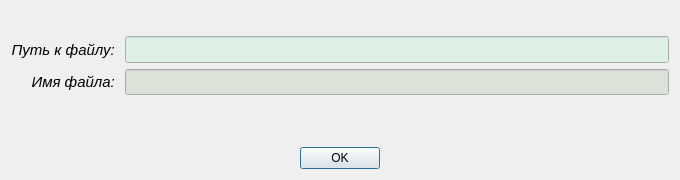
<?xml version="1.0" encoding="UTF-8"?>
<ui version="4.0">
 <class>DialogInfo</class>
 <widget class="QDialog" name="DialogInfo">
  <property name="geometry">
   <rect>
    <x>0</x>
    <y>0</y>
    <width>680</width>
    <height>180</height>
   </rect>
  </property>
  <property name="minimumSize">
   <size>
    <width>680</width>
    <height>180</height>
   </size>
  </property>
  <property name="windowTitle">
   <string>Информация</string>
  </property>
  <layout class="QVBoxLayout" name="verticalLayout_3">
   <item>
    <spacer name="verticalSpacer">
     <property name="orientation">
      <enum>Qt::Vertical</enum>
     </property>
     <property name="sizeType">
      <enum>QSizePolicy::Maximum</enum>
     </property>
     <property name="sizeHint" stdset="0">
      <size>
       <width>20</width>
       <height>25</height>
      </size>
     </property>
    </spacer>
   </item>
   <item>
    <layout class="QHBoxLayout" name="horizontalLayout">
     <item>
      <layout class="QVBoxLayout" name="verticalLayout">
       <item>
        <widget class="QLabel" name="label">
         <property name="font">
          <font>
           <pointsize>11</pointsize>
           <italic>true</italic>
          </font>
         </property>
         <property name="text">
          <string>Путь к файлу: </string>
         </property>
         <property name="alignment">
          <set>Qt::AlignRight|Qt::AlignTrailing|Qt::AlignVCenter</set>
         </property>
        </widget>
       </item>
       <item>
        <widget class="QLabel" name="label_2">
         <property name="font">
          <font>
           <pointsize>11</pointsize>
           <italic>true</italic>
          </font>
         </property>
         <property name="text">
          <string>Имя файла: </string>
         </property>
         <property name="alignment">
          <set>Qt::AlignRight|Qt::AlignTrailing|Qt::AlignVCenter</set>
         </property>
        </widget>
       </item>
      </layout>
     </item>
     <item>
      <layout class="QVBoxLayout" name="verticalLayout_2">
       <item>
        <widget class="QLineEdit" name="path_LE">
         <property name="palette">
          <palette>
           <active>
            <colorrole role="Base">
             <brush brushstyle="SolidPattern">
              <color alpha="255">
               <red>220</red>
               <green>240</green>
               <blue>230</blue>
              </color>
             </brush>
            </colorrole>
           </active>
           <inactive>
            <colorrole role="Base">
             <brush brushstyle="SolidPattern">
              <color alpha="255">
               <red>220</red>
               <green>240</green>
               <blue>230</blue>
              </color>
             </brush>
            </colorrole>
           </inactive>
           <disabled>
            <colorrole role="Base">
             <brush brushstyle="SolidPattern">
              <color alpha="255">
               <red>240</red>
               <green>240</green>
               <blue>240</blue>
              </color>
             </brush>
            </colorrole>
           </disabled>
          </palette>
         </property>
         <property name="font">
          <font>
           <pointsize>12</pointsize>
          </font>
         </property>
         <property name="readOnly">
          <bool>true</bool>
         </property>
        </widget>
       </item>
       <item>
        <widget class="QLineEdit" name="file_LE">
         <property name="minimumSize">
          <size>
           <width>0</width>
           <height>25</height>
          </size>
         </property>
         <property name="palette">
          <palette>
           <active>
            <colorrole role="Base">
             <brush brushstyle="SolidPattern">
              <color alpha="255">
               <red>220</red>
               <green>226</green>
               <blue>216</blue>
              </color>
             </brush>
            </colorrole>
           </active>
           <inactive>
            <colorrole role="Base">
             <brush brushstyle="SolidPattern">
              <color alpha="255">
               <red>220</red>
               <green>226</green>
               <blue>216</blue>
              </color>
             </brush>
            </colorrole>
           </inactive>
           <disabled>
            <colorrole role="Base">
             <brush brushstyle="SolidPattern">
              <color alpha="255">
               <red>240</red>
               <green>240</green>
               <blue>240</blue>
              </color>
             </brush>
            </colorrole>
           </disabled>
          </palette>
         </property>
         <property name="font">
          <font>
           <pointsize>11</pointsize>
          </font>
         </property>
         <property name="readOnly">
          <bool>true</bool>
         </property>
        </widget>
       </item>
      </layout>
     </item>
    </layout>
   </item>
   <item>
    <spacer name="verticalSpacer_2">
     <property name="orientation">
      <enum>Qt::Vertical</enum>
     </property>
     <property name="sizeHint" stdset="0">
      <size>
       <width>20</width>
       <height>30</height>
      </size>
     </property>
    </spacer>
   </item>
   <item>
    <widget class="QDialogButtonBox" name="buttonBox">
     <property name="orientation">
      <enum>Qt::Horizontal</enum>
     </property>
     <property name="standardButtons">
      <set>QDialogButtonBox::Ok</set>
     </property>
     <property name="centerButtons">
      <bool>true</bool>
     </property>
    </widget>
   </item>
  </layout>
 </widget>
 <resources/>
 <connections>
  <connection>
   <sender>buttonBox</sender>
   <signal>accepted()</signal>
   <receiver>DialogInfo</receiver>
   <slot>accept()</slot>
   <hints>
    <hint type="sourcelabel">
     <x>248</x>
     <y>254</y>
    </hint>
    <hint type="destinationlabel">
     <x>157</x>
     <y>274</y>
    </hint>
   </hints>
  </connection>
  <connection>
   <sender>buttonBox</sender>
   <signal>rejected()</signal>
   <receiver>DialogInfo</receiver>
   <slot>reject()</slot>
   <hints>
    <hint type="sourcelabel">
     <x>316</x>
     <y>260</y>
    </hint>
    <hint type="destinationlabel">
     <x>286</x>
     <y>274</y>
    </hint>
   </hints>
  </connection>
 </connections>
</ui>
